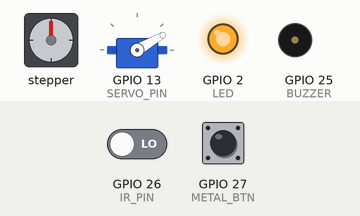
Recording of a sketch running on a simulated ESP32. Shown: stepper motor, servo, output pins drawn as LEDs (lit = HIGH), buzzer (waves = sounding, pin HIGH). Wiring (inferred from the names in the program): stepper motor (2048 steps per turn assumed): coils GPIO 19, GPIO 18, GPIO 5, GPIO 17. The inputs (shaded band) are chosen by the test bench; at power-on: GPIO 26 (IR_PIN) LOW, GPIO 27 (METAL_BTN) HIGH. WiFi joins after 1.5 s; servers stay silent unless stated; pins used as bus, display or sensor lines are not drawn; what the sketch prints to the serial monitor is not drawn.

Above: at 4.7 s.
4.8 s: GPIO 26 (IR_PIN) driven HIGH
At 10.7 s:
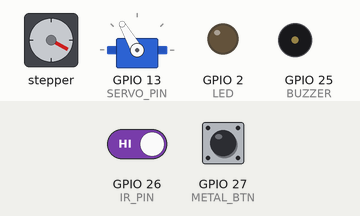
10.8 s: GPIO 27 (METAL_BTN) pulled LOW for 3.2 s
At 20.5 s:
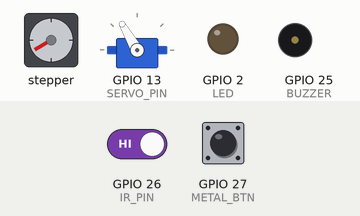
21.7 s: GPIO 27 (METAL_BTN) pulled LOW for 3.2 s
At 27.4 s:
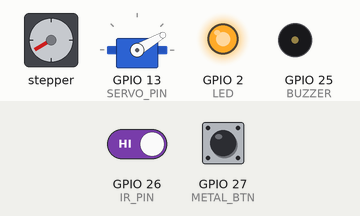
27.9 s: GPIO 27 (METAL_BTN) pulled LOW for 0.15 s
At 30.9 s:
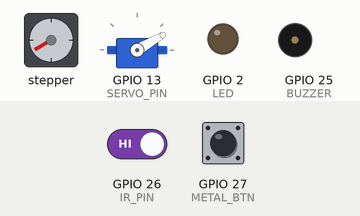
31.0 s: GPIO 27 (METAL_BTN) pulled LOW for 1 s
At 32.0 s:
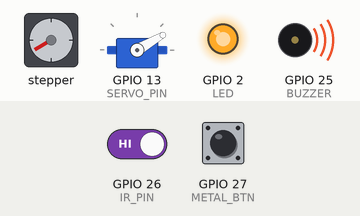
Timing chart, 0 to 36.0 s (numbered marks = the images above; inputs shaded):
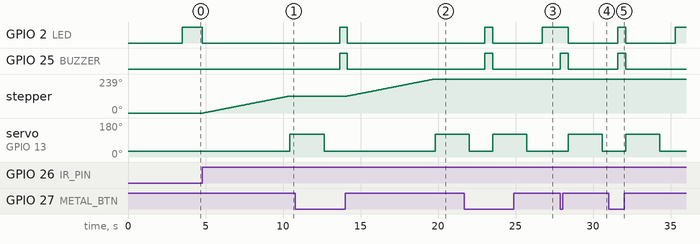

The sketch:

code.ino
```cpp
#include <Arduino.h>
#include <ESP32Servo.h>
#include <WiFi.h>
#include <WebServer.h>

// ================= WIFI SETTINGS =================
#define WIFI_SSID "Wokwi-GUEST"
#define WIFI_PASSWORD ""
#define WIFI_CHANNEL 6

WebServer server(80);

// ================= PIN MAPPING =================
#define IR_PIN 26      // IR Sensor for dry/wet detection
#define METAL_BTN 27   // Inductive sensor / Metal button
#define BUZZER 25      // Notification buzzer
#define MOISTURE 34    // Moisture sensor (Analog)
#define SERVO_PIN 13   // Flap Servo
#define LED 2          // Status LED

#define IN1 19         // Stepper Motor Coil 1
#define IN2 18         // Stepper Motor Coil 2
#define IN3 5          // Stepper Motor Coil 3
#define IN4 17         // Stepper Motor Coil 4

// ================= ACTUATOR OBJECTS =================
Servo flap;
const int FLAP_CLOSED = 30;
const int FLAP_OPEN   = 120;

int stepPins[4] = {IN1, IN2, IN3, IN4};
int seq[8][4] = {
  {1,0,0,0},{1,1,0,0},{0,1,0,0},{0,1,1,0},
  {0,0,1,0},{0,0,1,1},{0,0,0,1},{1,0,0,1}
};

int stepIndex = 0;
int stepsLeft = 0;
unsigned long lastStep = 0;
const int stepDelay = 3;

// ================= SYSTEM STATE =================
enum WasteType { DRY = 0, WET = 1, METAL = 2 };
int currentBin = DRY;
String lastWaste = "NONE";

enum State {IDLE, BUZZ, ROTATE, OPEN, DROP, CLOSE};
State state = IDLE;
unsigned long stateTime = 0;
int lastIR = LOW;

// ================= HELPER FUNCTIONS =================
String binName(int b) {
  if (b == DRY) return "DRY";
  if (b == WET) return "WET";
  return "METAL";
}

void stepMotor() {
  for (int i = 0; i < 4; i++)
    digitalWrite(stepPins[i], seq[stepIndex][i]);
  stepIndex = (stepIndex + 1) % 8;
}

// ================= WEB SERVER LOGIC =================
void sendStatus() {
  String json = "{";
  json += "\"waste\":\"" + lastWaste + "\",";
  json += "\"bin\":\"" + binName(currentBin) + "\",";
  json += "}";
  server.send(200, "application/json", json);
}

void handleRoot() {
  String html = "<h1>EcoSort IoT Dashboard</h1><p>Status: Running</p>";
  server.send(200, "text/html", html);
}

// ================= SETUP =================
void setup() {
  Serial.begin(115200);
  delay(2000); // Wait for Serial Monitor to catch up

  Serial.println("\n==============================");
  Serial.println("   ECOSORT SYSTEM STARTING    ");
  Serial.println("==============================");

  // Initialize Pins
  pinMode(IR_PIN, INPUT);
  pinMode(METAL_BTN, INPUT_PULLUP);
  pinMode(BUZZER, OUTPUT);
  pinMode(LED, OUTPUT);
  for (int i = 0; i < 4; i++) pinMode(stepPins[i], OUTPUT);

  // Initialize Servo
  flap.setPeriodHertz(50);
  flap.attach(SERVO_PIN, 500, 2400);
  flap.write(FLAP_CLOSED);

  // WiFi Connection with Timeout
  Serial.print("Connecting to WiFi: ");
  Serial.println(WIFI_SSID);
  WiFi.begin(WIFI_SSID, WIFI_PASSWORD, WIFI_CHANNEL);

  int timeout = 0;
  while (WiFi.status() != WL_CONNECTED && timeout < 20) {
    delay(500);
    Serial.print(".");
    timeout++;
  }

  if (WiFi.status() == WL_CONNECTED) {
    Serial.println("\nConnected! IP: " + WiFi.localIP().toString());
  } else {
    Serial.println("\nWiFi Timeout - Starting in Offline Mode.");
  }

  server.on("/", handleRoot);
  server.on("/status", sendStatus);
  server.begin();

  Serial.println("System Ready - Waiting for Waste...");
}

// ================= MAIN LOOP =================
void loop() {
  server.handleClient();
  int ir = digitalRead(IR_PIN);

  if (state == IDLE) {
    digitalWrite(LED, HIGH);

    WasteType targetBin;
    bool detected = false;

    // 1. Metal Detection (Highest Priority)
    if (digitalRead(METAL_BTN) == LOW) {
      targetBin = METAL;
      lastWaste = "METAL";
      Serial.println("Waste Detected: METAL");
      digitalWrite(BUZZER, HIGH);
      state = BUZZ;
      stateTime = millis();
      detected = true;
    }
    // 2. Dry/Wet Detection
    else if (ir == HIGH && lastIR == LOW) {
      int moistureValue = analogRead(MOISTURE);
      if (moistureValue > 1500) { // Adjust threshold based on sensor
        targetBin = WET;
        lastWaste = "WET";
      } else {
        targetBin = DRY;
        lastWaste = "DRY";
      }
      Serial.println("Waste Detected: " + lastWaste);
      detected = true;
    }

    if (detected) {
      int diff = (targetBin - currentBin + 3) % 3;
      int angle = diff * 120;
      stepsLeft = 4096 * angle / 360; // Assuming 28BYJ-48 Stepper
      currentBin = targetBin;
      if (state != BUZZ) state = ROTATE;
    }
  }

  // --- STATE MACHINE ---
  if (state == BUZZ && millis() - stateTime > 500) {
    digitalWrite(BUZZER, LOW);
    state = ROTATE;
  }

  if (state == ROTATE) {
    digitalWrite(LED, LOW);
    if (stepsLeft > 0 && millis() - lastStep > stepDelay) {
      lastStep = millis();
      stepMotor();
      stepsLeft--;
    } else if (stepsLeft == 0) {
      flap.write(FLAP_OPEN);
      state = OPEN;
      stateTime = millis();
    }
  }

  if (state == OPEN && millis() - stateTime > 1000) {
    state = DROP;
    stateTime = millis();
  }

  if (state == DROP && millis() - stateTime > 1200) {
    flap.write(FLAP_CLOSED);
    state = CLOSE;
    stateTime = millis();
  }

  if (state == CLOSE && millis() - stateTime > 1000) {
    state = IDLE;
  }

  lastIR = ir;
}
```

Measured:
- after the input at 4.8 s, GPIO 2 (LED): HIGH → LOW at once; stepper: keeps turning clockwise at about 21°/s, starting after 0.05 s; servo on GPIO 13 (SERVO_PIN): 30° → 120° after 5.6 s
- after the input at 10.8 s, GPIO 25 (BUZZER): LOW → HIGH after 2.9 s, → LOW 0.50 s later; stepper: turns 120° clockwise in 5.6 s, starting after 3.4 s
- after the input at 21.7 s, GPIO 25 (BUZZER): LOW → HIGH after 1.3 s, → LOW 0.50 s later
- after the input at 27.9 s, GPIO 2 (LED): HIGH → LOW after 0.50 s; GPIO 25 (BUZZER): LOW → HIGH at once, → LOW 0.50 s later; servo on GPIO 13 (SERVO_PIN): 30° → 120° after 0.50 s, → 30° 2.2 s later
- after the input at 31.0 s, GPIO 25 (BUZZER): LOW → HIGH after 0.61 s, → LOW 0.50 s later; servo on GPIO 13 (SERVO_PIN): 30° → 120° after 1.1 s, → 30° 2.2 s later
